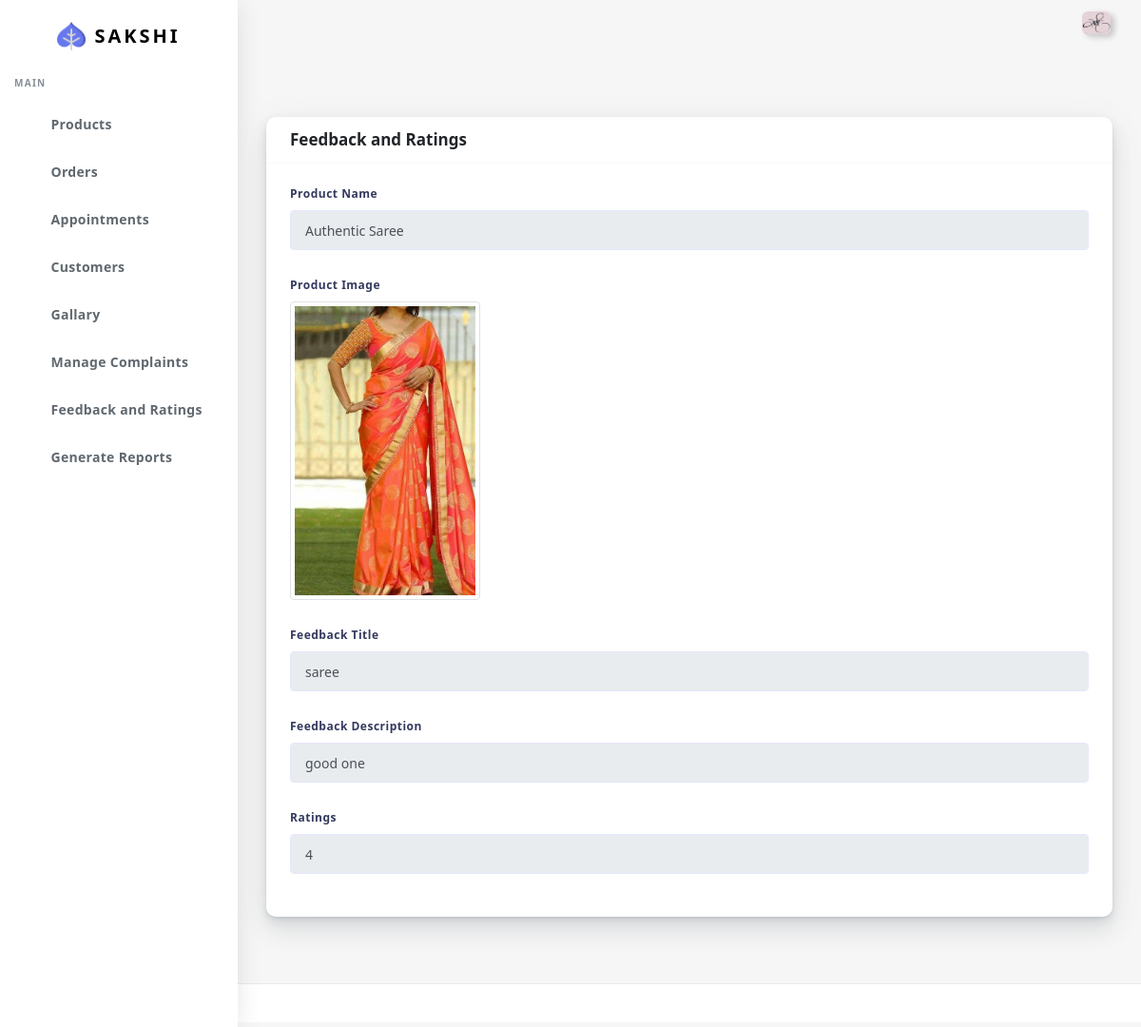
/viewfeed/12/12 (signed in), run on the app's committed database.
### customer/models.py (models this page shows, shortened)
class UserBase(models.Model):
    user_id=models.OneToOneField(User,on_delete=CASCADE,primary_key=True)
    first_name=models.CharField(max_length=45)
    last_name=models.CharField(max_length=45)
    gender=models.BooleanField(default="Not Specified")
    dob=models.DateField(default="Not Specified")
    cus_add1=models.TextField(null=True,blank=True)
    cus_add2=models.TextField(null=True,blank=True)
    pincode=models.IntegerField()
    Cus_phone=models.CharField(max_length=10)
    profile=models.ImageField(upload_to="profileImages/",max_length=1500)
    area_id=models.ForeignKey(Area,on_delete=CASCADE)
    class meta:
        ordering = ['user_id']

class Feedback(models.Model):
    userbase=models.ForeignKey(UserBase,on_delete=CASCADE,null=False)
    product_id=models.ForeignKey(Product,on_delete=CASCADE,null=False)
    fb_title=models.CharField(max_length=45)
    fb_desc=models.TextField()
    fb_date=models.DateTimeField(auto_now=True)
    class Meta:
        unique_together = (('userbase', 'product_id'),)

class Product(models.Model):
    product_name=models.CharField(max_length=45)
    price=models.IntegerField()
    qty_on_hand=models.IntegerField()
    discount=models.FloatField(null=True)
    desc=models.TextField()
    product_img=models.ImageField(upload_to="ProductImg/",max_length=100)
    size_id=models.ForeignKey('ProductSize',on_delete=CASCADE,null=False)
    color_id=models.ForeignKey('ProductColor',on_delete=CASCADE,null=False)
    company_id=models.ForeignKey(Company,on_delete=CASCADE)
    cat_id=models.ForeignKey('Category',on_delete=CASCADE)
    class Meta:
        ordering = ['id']
        unique_together = (('size_id','id', 'color_id'),)

class Rating(models.Model):
    userbase=models.ForeignKey(UserBase,on_delete=CASCADE,null=False)
    product_id=models.ForeignKey(Product,on_delete=CASCADE,null=False)
    value=models.CharField(max_length=1)
    class Meta:
        unique_together = (('userbase', 'product_id'),)

### customer/views.py (the view)
# urls.py: path("viewfeed/<int:fid>/<int:rid>",views.viewfeed,name="viewfeed"),
@login_required(login_url='sign-in')
def viewfeed(request,fid,rid):
    checklocal(request)
    feed=Feedback.objects.get(id=fid)
    rat=Rating.objects.get(id=rid)
    return render(request,"Mainadmin/view_feed_rat.html",{'feed':feed,'rat':rat})

### customer/views.py (called while the page is built)
def checklocal(request):
    if request.user.is_staff==False:
        logout(request)

### customer/templates/Mainadmin/view_feed_rat.html (shortened to what this page needs)
{% extends "Mainadmin/index.html" %}
{% load static %}
{% block body %}
      <div class="main-content">
        <section class="section">
          <div class="section-body">
             <div class="card">
                  <div class="card-header">
                    <h4>Feedback and Ratings</h4>
                  </div>
                  <div class="card-body">
                    <div class="form-group">
                      <label>Product Name</label>
                      <input type="text" class="form-control" pattern="[a-zA-Z\s]" title="Name should be in aplphabets and spaces only!" value="{{feed.product_id.product_name}}" readonly>
                    </div>
                    <div class="form-group">
                      <label>Product Image</label><br>
                      <div style="width: 200px; max-width: 300px;">
                        <img src="/media/{{feed.product_id.product_img}}" class="img-thumbnail rounded"  alt="image here">
                        </div>
                    </div>
                    <div class="form-group">
                      <label>Feedback Title</label>
                      <input type="text" class="form-control" value="{{feed.fb_title}}" readonly>
                    </div>
                    <div class="form-group">
                      <label>Feedback Description</label>
                      <input type="text" class="form-control" value="{{feed.fb_desc}}" readonly>
                    </div>
                    <div class="form-group">
                      <label>Ratings</label>
                      <input type="text" class="form-control" value="{{rat.value}}" readonly>
                    </div>
                </div>
              </div>
          </div>
        </section>
      </div>
      <footer class="main-footer">
      </footer>
   {% endblock body %}

### customer/templates/Mainadmin/index.html (shortened to what this page needs)
{% load static %}
<!DOCTYPE html>
<html lang="en">
<head>
  <link rel="stylesheet" href="{% static 'customer/assets/css/app.min.css' %} ">
  <link rel="stylesheet" href="{% static 'customer/assets/bundles/datatables/datatables.min.css' %} ">
  <link rel="stylesheet" href="{% static 'customer/assets/bundles/datatables/dataTables.bootstrap4.min.css' %} ">
  <link rel="stylesheet" href="{% static 'customer/assets/bundles/datatables/select.bootstrap4.min.css' %} ">
  <link rel="stylesheet" href="{% static 'customer/assets/css/style.css' %} ">
  <link rel="stylesheet" href="{% static 'customer/assets/css/components.css' %} ">
  <link rel="stylesheet" href="{% static 'customer/assets/css/custom.css' %} ">
</head>
<body>
  <div id="app">
    <div class="main-wrapper main-wrapper-1">
      <div class="navbar-bg"></div>
      <nav class="navbar navbar-expand-lg main-navbar sticky">
        <div class="form-inline mr-auto">
          <ul class="navbar-nav mr-3">
            <li><a href="#" data-toggle="sidebar" class="nav-link nav-link-lg
									collapse-btn"> </a></li>
            <li><a href="#" class="nav-link nav-link-lg fullscreen-btn">
              </a></li>
          </ul>
        </div>
        <ul class="navbar-nav navbar-right">
          <li class="dropdown dropdown-list-toggle"><a href="" id="read" data-toggle="dropdown"
            class="nav-link notification-toggle nav-link-lg"><i data-feather="bell" class="bell"></i>
          </a>
        </li>
          <li class="dropdown"><a href="#" data-toggle="dropdown"
              class="nav-link dropdown-toggle nav-link-lg nav-link-user"> <img alt="image" src="/media/{{request.user.userbase.profile}} "
                class="user-img-radious-style"> </a>
          </li>
        </ul>
      </nav>
      <div class="main-sidebar sidebar-style-2">
        <aside id="sidebar-wrapper">
          <div class="sidebar-brand">
            <a href="{% url 'index' %}"> <img alt="image" src="{% static 'customer/assets/img/logo.png' %} " class="header-logo" /> <span
                class="logo-name">SAKSHI</span>
            </a>
          </div>
          <ul class="sidebar-menu">
            <li class="menu-header">Main</li>
            <li ><a class="nav-link" href="{% url 'products' %}"><span>Products</span></a></li>
            <li class="dropdown">
              <a href="#" class="menu-toggle nav-link has-dropdown"><span>Orders</span></a>
            </li>
            <li><a href="{% url 'appointment' %}" class="nav-link"><span>Appointments</span></a></li>
            <li><a href="{% url 'customers' %}" class="nav-link"><span>Customers</span></a></li>
            <li><a href="{% url 'gallary' %}" class="nav-link"><span>Gallary</span></a></li>
            <li><a href="{% url 'complaints' %}" class="nav-link"><span>Manage Complaints</span></a></li>
            <li><a href="{% url 'feedback' %}" class="nav-link"><span>Feedback and Ratings</span></a></li>
            <li><a class="nav-link" href="{% url 'gen_reports' %}"> <span class="icon-name">Generate Reports</span></a></li>
          </ul>
        </aside>
      </div>
       </div>
      {% block body %}
      {% endblock body %}
  </div>
</body>
</html>

### data on the page
Feedback: product_id.product_name "Authentic Saree", product_id.product_img (picture), fb_title "saree", fb_desc "good one"
Rating: value "4"
